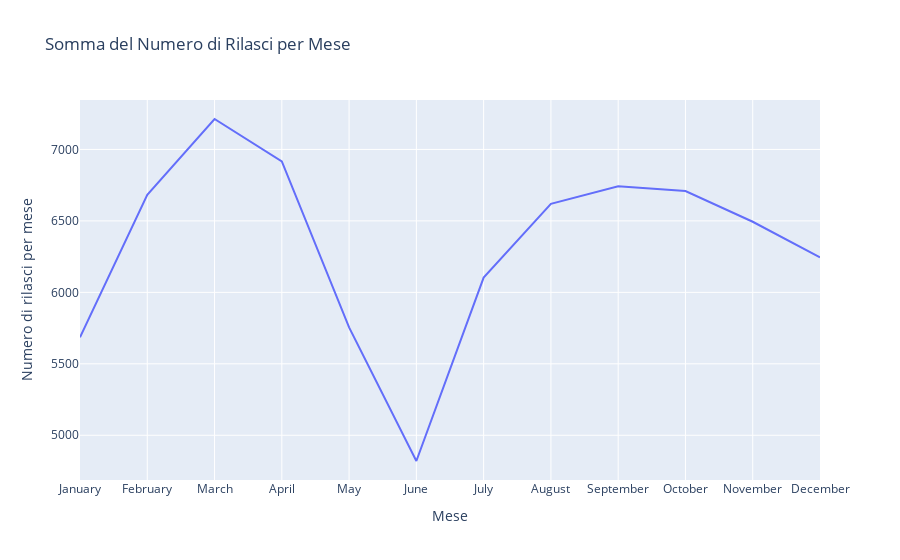

Notebook code for this chart:
### Code cell
# Converti la colonna 'release_date' in formato datetime
df['release_date'] = pd.to_datetime(df['release_date'])

# Raggruppa per mese e somma il numero di rilasci
monthly_releases = df.groupby(df['release_date'].dt.strftime('%B')).size().reset_index(name='num_releases')

# Definisci l'ordine dei mesi da settembre a dicembre
mesi_ordine = ['January', 'February', 'March', 'April','May','June','July','August','September','October','November','December']
monthly_releases['release_date'] = pd.Categorical(
    monthly_releases['release_date'], categories=mesi_ordine, ordered=True)

# Ordina il DataFrame in base all'ordine definito
monthly_releases = monthly_releases.sort_values('release_date')

# Crea il grafico a linee con Plotly Express
fig = px.line(monthly_releases, x='release_date', y='num_releases',
              title='Somma del Numero di Rilasci per Mese',
              labels={'release_date': 'Mese', 'num_releases': 'Numero di rilasci per mese'})

# Mostra il grafico
fig.show()

### Figure 1 — Plotly figure (JSON) as saved in the notebook; plotly's stock layout.template omitted (floating-point values rounded to 4 significant figures)
{"data": [{"hovertemplate": "Mese=%{x}<br>Numero di rilasci per mese=%{y}<extra></extra>", "legendgroup": "", "line": {"color": "#636efa", "dash": "solid"}, "marker": {"symbol": "circle"}, "mode": "lines", "name": "", "orientation": "v", "showlegend": false, "type": "scatter", "x": ["January", "February", "March", "April", "May", "June", "July", "August", "September", "October", "November", "December"], "xaxis": "x", "y": [5686, 6683, 7213, 6917, 5755, 4820, 6103, 6619, 6743, 6709, 6494, 6245], "yaxis": "y"}], "layout": {"legend": {"tracegroupgap": 0}, "title": {"text": "Somma del Numero di Rilasci per Mese"}, "xaxis": {"anchor": "y", "domain": [0, 1], "title": {"text": "Mese"}}, "yaxis": {"anchor": "x", "domain": [0, 1], "title": {"text": "Numero di rilasci per mese"}}}}
